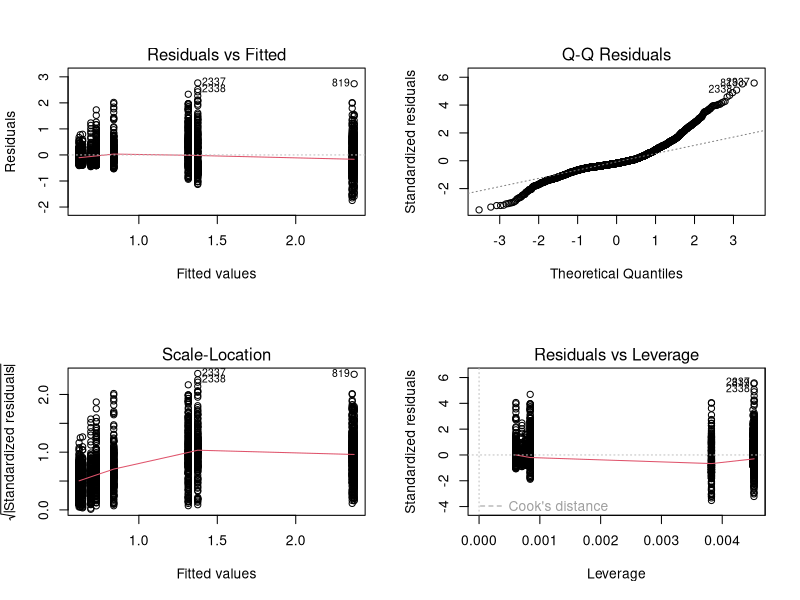

The R source for this figure: (Note: this script raises an error after producing the figure.)
## ---- chunk 1
library(dplyr)
library(lme4)
library(ggplot2)
#read in the data
###plot multiple ggplots in one place  obtained from http://www.cookbook-r.com/Graphs/Multiple_graphs_on_one_page_(ggplot2)/
# Multiple plot function
#
# ggplot objects can be passed in ..., or to plotlist (as a list of ggplot objects)
# - cols:   Number of columns in layout
# - layout: A matrix specifying the layout. If present, 'cols' is ignored.
#
# If the layout is something like matrix(c(1,2,3,3), nrow=2, byrow=TRUE),
# then plot 1 will go in the upper left, 2 will go in the upper right, and
# 3 will go all the way across the bottom.
#
multiplot <- function(..., plotlist=NULL, file, cols=1, layout=NULL) {
  library(grid)

  # Make a list from the ... arguments and plotlist
  plots <- c(list(...), plotlist)

  numPlots = length(plots)

  # If layout is NULL, then use 'cols' to determine layout
  if (is.null(layout)) {
    # Make the panel
    # ncol: Number of columns of plots
    # nrow: Number of rows needed, calculated from # of cols
    layout <- matrix(seq(1, cols * ceiling(numPlots/cols)),
                    ncol = cols, nrow = ceiling(numPlots/cols))
  }

 if (numPlots==1) {
    print(plots[[1]])

  } else {
    # Set up the page
    grid.newpage()
    pushViewport(viewport(layout = grid.layout(nrow(layout), ncol(layout))))

    # Make each plot, in the correct location
    for (i in 1:numPlots) {
      # Get the i,j matrix positions of the regions that contain this subplot
      matchidx <- as.data.frame(which(layout == i, arr.ind = TRUE))

      print(plots[[i]], vp = viewport(layout.pos.row = matchidx$row,
                                      layout.pos.col = matchidx$col))
    }
  }
}

####

RMSE <- function(x,y) {return(sqrt(mean((y-x)^2)))} 
dat <- read.table("case1.txt", header = T, stringsAsFactors = F, na.strings = ".", colClasses=c("character","character","numeric","numeric","numeric","numeric","numeric","numeric"))
dat <-  dat %>% filter(complete.cases(blot)) %>% mutate(wblot = blot/body, wwet = wet/body)
## ---- chunk 2
set.seed(3)
samp <- sample(dim(dat)[1], dim(dat)[1]/10)
test <- dat[samp,]
train <- dat[-samp,]
## ---- chunk 3
quantile(test$wblot)
## ---- chunk 4
lm1 <- lm(wblot ~ 1+ poly(dose1,2) + poly(dose2,2), data = train)
par(mfrow=c(2,2))
plot(lm1)
## ---- chunk 5
R1 <- NULL
for(i in 1: 100) {
  samp <- sample(dim(dat)[1], dim(dat)[1]/10)
  test <- dat[samp,]
  train <- dat[-samp,]
  lm1 <- lm(wblot ~ 1+ poly(dose1,2) + poly(dose2,2), data = train)
  p_lm1 <- predict(lm1, test)
  R1 <- rbind(R1, RMSE(p_lm1, test$wblot))
}
## ---- chunk 6
fm1 <- lmer(wblot ~ 1 + (proto|lab) + body + poly(dose1,2) + poly(dose2,2), train)
summary(fm1)
ggplot(data = test, aes(p_fm1, wblot)) + geom_point(aes(colour = lab)) + geom_smooth() + geom_line(aes(colour=lab), linetype=5)
## ---- chunk 7
R2 <- NULL
for(i in 1: 100){
  samp <- sample(dim(dat)[1], dim(dat)[1]/10)
  test <- dat[samp,]
  train <- dat[-samp,]
  fm1 <- lmer(wblot ~ 1 + (proto|lab) + body + poly(dose1,2) + poly(dose2,2), train)
  p_fm1 <- predict(fm1, test)
  R2 <- rbind(R2, RMSE(p_fm1, test$wblot))
}
## ---- chunk 8
fm2 <- lmer(wblot ~ 1 + (proto|lab) + body + poly(dose1,2) + poly(dose2,2), dat)
summary(fm2)
## ---- chunk 9
ggplot(data = dat, aes(p_fm2, wblot)) + geom_smooth() + geom_point(aes(colour = lab), alpha = 0.3) 
## ---- chunk 10
mean_dat1 <- dat %>% group_by(lab, dose1) %>% summarise(wblot = mean(wblot))
ggplot(data = mean_dat1, aes(x = dose1, y = wblot, color = lab)) + geom_line()
mean_dat2 <- dat %>% group_by(lab, dose2) %>% summarise(wblot = mean(wblot))
ggplot(data = mean_dat2, aes(x = dose2, y = wblot, color = lab)) + geom_line()

## ---- chunk 11
#dose response curve
minmod <- lmer(wblot ~ (1 + proto + dose1 + dose2| lab), dat) #minimum model
summary(minmod)
plot(minmod)
p_minmod <- predict(minmod, test)
ggplot(data = dat, aes(p_minmod, wblot)) + geom_smooth() + geom_point(aes(colour = lab), alpha = 0.3) #+ geom_line(aes(colour=lab), linetype=5)

## ---- chunk 12
medmod <- lmer(wblot ~ (1 + poly(dose1,2) + poly(dose2,2) |lab)+poly(dose1,2)+poly(dose2,2)+poly(body,2)+(proto*lab), dat) #med model
summary(medmod)
plot(medmod)
p_medmod <- predict(medmod, dat)
ggplot(data = dat, aes(p_medmod, wblot)) + geom_point(aes(colour = lab)) + geom_smooth() #+ geom_line(aes(colour=lab), linetype=5)

par(mfrow = c(2,2))
test_p <- ggplot(data = test, aes(x = wblot)) + geom_histogram() + lims(x = c(0,4)) + theme_bw()
min_p <- ggplot(test,aes(p_minmod)) + geom_histogram() + lims(x = c(0,4)) + theme_bw()
med_p <- ggplot(test,aes(p_medmod)) + geom_histogram() + lims(x = c(0,4)) + theme_bw()
multiplot(test_p, min_p, med_p, cols = 2)
